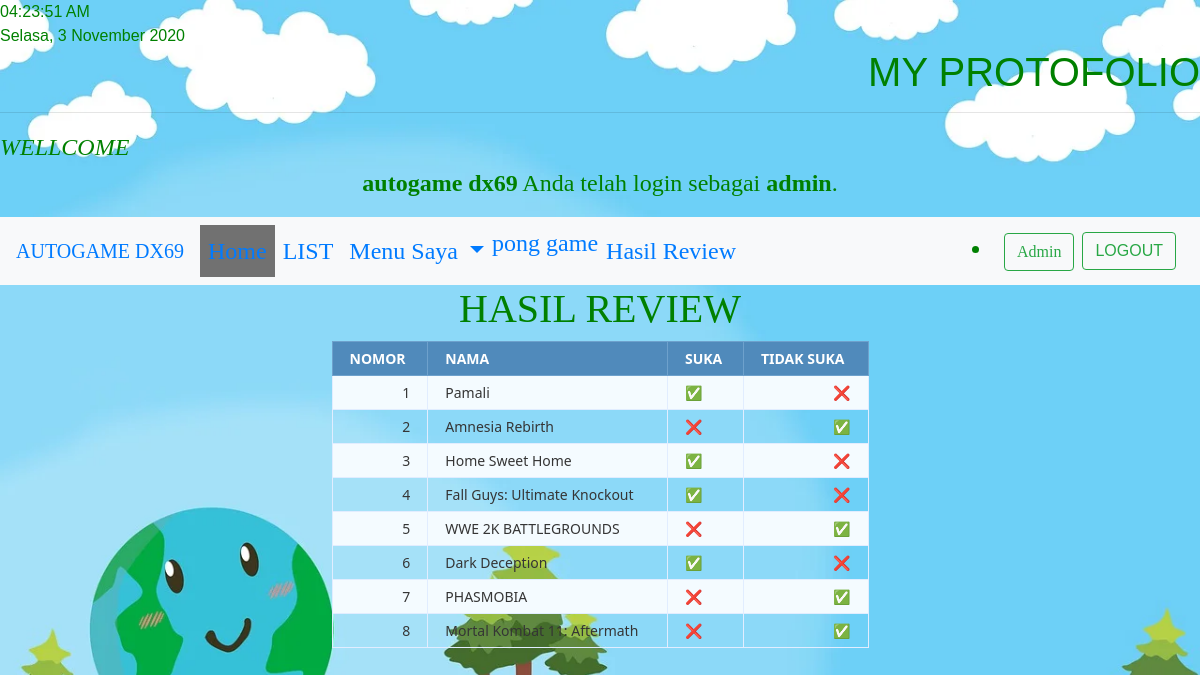
The page /uts/hasil.php (signed in) on the database its author committed.
### tables this page shows
CREATE TABLE `hasil` (
  `nomor` int(11) NOT NULL,
  `nama` varchar(250) NOT NULL,
  `suka` varchar(250) NOT NULL,
  `tidak suka` varchar(250) NOT NULL
);

### uts/hasil.php (the view, shortened to what this page needs)
<?php
$db_host = 'localhost';
$db_user = 'root';
$db_pass = '';
$db_name = 'user_level';
$conn = mysqli_connect($db_host, $db_user, $db_pass, $db_name);
$sql = 'SELECT *
    FROM hasil';
$query = mysqli_query($conn, $sql);
?>
<html>
<head>
</head>
<body>
<!DOCTYPE html>
<html>
<head>
  <link rel="stylesheet" href="https://maxcdn.bootstrapcdn.com/bootstrap/4.3.1/css/bootstrap.min.css">
</head>
<body>
<font face=arial size=3 color=green>
  <div id="clock"></div>
<h1 class="right">MY Protofolio</h1>
</font>
  <hr>
  <font face=arial size=3 color=green>
      <font face=calibri size=5>
<i><marquee scrollamount=15>WELLCOME</marquee></i>
</head>
</head>
<body>
  <center>
 <b><?php echo $_SESSION['username']; ?></b> Anda telah login sebagai <b><?php echo $_SESSION['level']; ?></b>.</p></center>
<nav class="navbar navbar-expand-lg navbar-drack bg-light" >
    <a class="navbar-brand" href="https://www.youtube.com/channel/UCEfdKbD-NnCbehXOe3np-7w">AUTOGAME DX69</a>
    <div class="collapse navbar-collapse" id="navbarSupportedContent">
      <ul class="navbar-nav mr-auto">
        <li class="nav-item active">
          <a class="nav-link" href="halaman_user.php">Home <span class="sr-only">(current)</span></a>
        </li>
        <li class="nav-item">
          <a class="nav-link" href="list.php">LIST</a>
        <li class="nav-item dropdown">
          <a class="nav-link dropdown-toggle" href="#" id="navbarDropdown" role="button" data-toggle="dropdown" aria-haspopup="true" aria-expanded="false">
            Menu Saya
          </a>
        </li>
        <li class="nav-item">
          <a class="ndropdown-item" href="tetris.php" tabindex="-1" aria-disabled="false">pong game</a>
        </li>
              <li class="nav-item">
          <a class="nav-link" href="hasil.php">Hasil Review</a>
        </li>
      </ul>
          <li class="nav-item">
          <a href="halaman_admin.php"class="btn btn-outline-success mr-2">Admin</a>
        </li>
      <font face=arial size=3 color=green>
  <a href="logout.php"class="btn btn-outline-success mr-2">LOGOUT</a>
    </div>
 </font>
  <h1>Hasil Review</h1>
  <table class="data-table">
    <thead>
      <tr>
        <th>nomor</th>
        <th>nama</th>
        <th>suka</th>
        <th>tidak suka</th>
      </tr>
    </thead>
    <tbody>
    <?php
    while ($row = mysqli_fetch_array($query))
    {
      echo '<tr>
         <td>'.$row['nomor'].'</td>
          <td>'.$row['nama'].'</td>
          <td>'.$row['suka'].'</td>
         <td>'.$row['tidak suka'].'</td>
        </tr>';
    }?>
    </tbody>
  </table>
</body>
</html>

### uts/hasil.php (style rules this page uses)
body { font-size: 15px; color: #343d44; font-family: "segoe-ui", "open-sans", tahoma, arial; padding: 0; margin: 0; }
table { margin: auto; font-family: "Lucida Sans Unicode", "Lucida Grande", "Segoe Ui"; font-size: 12px; }
h1 { margin: 25px auto 0; text-align: center; text-transform: uppercase; font-size: 17px; }
table td { transition: all .5s; }
.data-table { border-collapse: collapse; font-size: 14px; min-width: 537px; }
.data-table th, .data-table td { border: 1px solid #e1edff; padding: 7px 17px; }
.data-table thead th { background-color: #508abb; color: #FFFFFF; border-color: #6ea1cc !important; text-transform: uppercase; }
.data-table tbody td { color: #353535; }
.data-table tbody td:first-child, .data-table tbody td:nth-child(4), .data-table tbody td:last-child { text-align: right; }
.data-table tbody tr:nth-child(odd) td { background-color: #f4fbff; }
body { background-color: dimgray; }
.right { text-align: right; }
body { background-image:url(anjay246.jpg); background-size:cover; background-attachment: fixed; }
* { box-sizing: border-box; }
body { font-family: Verdana, sans-serif; }
.active { background-color: #717171; }
body { margin: 0; font-family: Arial, Helvetica, sans-serif; }

### rows shown on the page
hasil: nomor "1", nama "Pamali", suka "✅", tidak suka "❌"
hasil: nomor "2", nama "Amnesia Rebirth", suka "❌", tidak suka "✅"
hasil: nomor "3", nama "Home Sweet Home", suka "✅", tidak suka "❌"
hasil: nomor "4", nama "Fall Guys: Ultimate Knockout", suka "✅", tidak suka "❌"
hasil: nomor "5", nama "WWE 2K BATTLEGROUNDS", suka "❌", tidak suka "✅"
hasil: nomor "6", nama "Dark Deception", suka "✅", tidak suka "❌"
hasil: nomor "7", nama "PHASMOBIA", suka "❌", tidak suka "✅"
hasil: nomor "8", nama "Mortal Kombat 11: Aftermath", suka "❌", tidak suka "✅"

### other values the page prints
$_SESSION['username'] "autogame dx69"
$_SESSION['level'] "admin"
